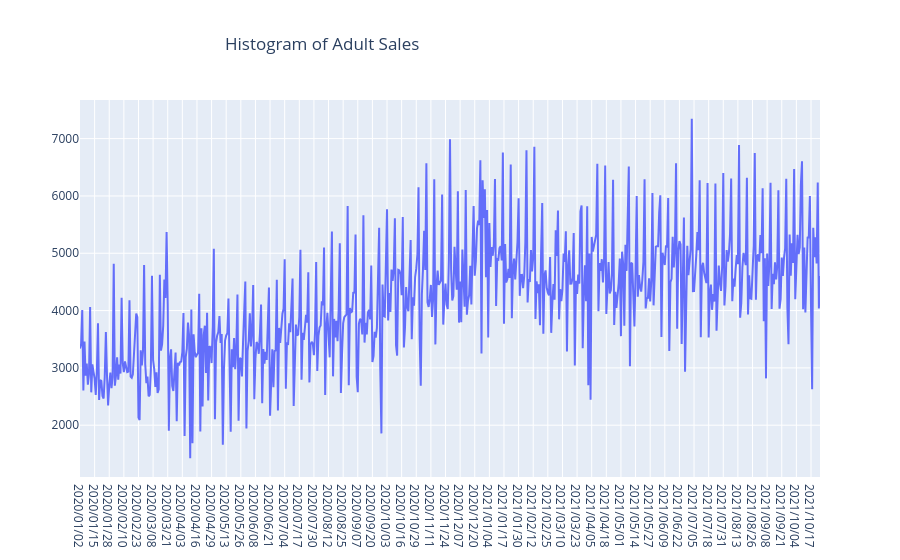

Notebook code for this chart:
### Code cell
hist_adult= adult_sale[['SALE_DATE','QUANTITY']].groupby('SALE_DATE').sum()

fig=go.Figure()
fig.add_trace(go.Scatter(x=hist_adult.index, y= hist_adult['QUANTITY'], mode='lines', name='Real'))
fig.update_layout(title={'text':'Histogram of Adult Sales','x':0.25})
fig.show()

fig.write_image(output_dir / "hist_adult_sales.png")
#

### Figure 1 — Plotly figure (JSON) as saved in the notebook; plotly's stock layout.template omitted (floating-point values rounded to 4 significant figures; data arrays with more than 128 entries replaced by an {"elided": "..."} marker saying what was removed)
{"data": [{"mode": "lines", "name": "Real", "type": "scatter", "x": {"elided": "659 str values"}, "y": {"elided": "659 float values"}}], "layout": {"title": {"text": "Histogram of Adult Sales", "x": 0.25}}}
